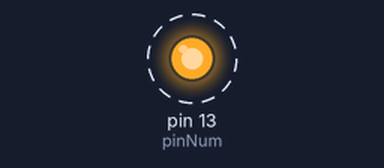
Recording of a sketch running on a simulated Arduino Uno, built with avr-gcc and run on an emulated ATmega328P. Parts: output pins drawn as LEDs (lit = HIGH). Dashed ring = blinking.

Above: at 0.5 s.
Timing chart, 0 to 4.6 s (numbered marks = the images above):
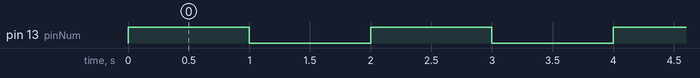

Measured:
- by itself, pin 13 (pinNum): alternates HIGH for 1.0 s and LOW for 1.0 s

The sketch:

AA08_Start.ino
```cpp
/*
  Blink by AA00
  Turns an LED on for one second, then off for one second, repeatedly.
*/
int pinNum = 13;  // D13

// the setup function runs once when you press reset or power the board
void setup() {
  // initialize digital pin 13 as an output.
  pinMode(pinNum, OUTPUT);
}

// the loop function runs over and over again forever
void loop() {
  digitalWrite(pinNum, HIGH);   // turn the LED on (HIGH is the voltage level)
  delay(1000);                       // wait for a second
  digitalWrite(pinNum, LOW);    // turn the LED off by making the voltage LOW
  delay(1000);                       // wait for a second
}
```
